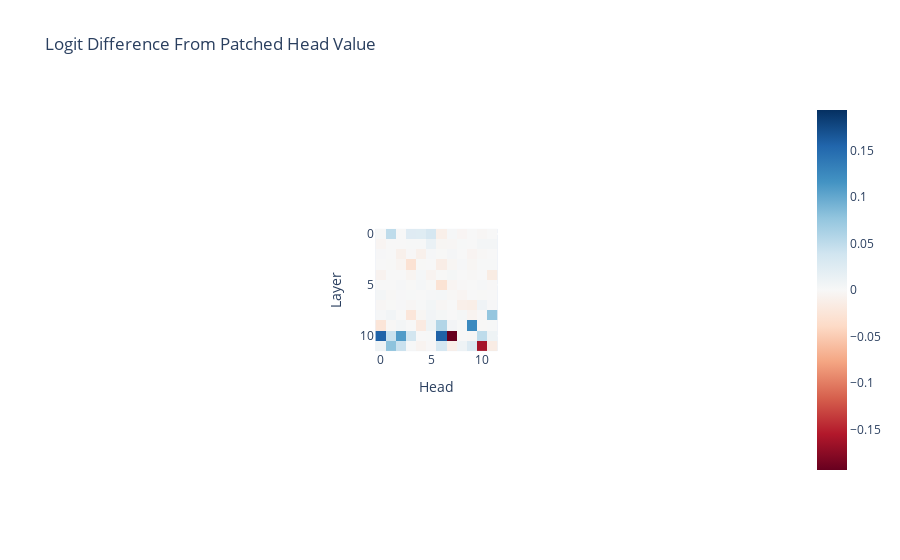

Write notebook code for a chart like this one.
### Code cell
imshow(
    patched_head_v_diff,
    title="Logit Difference From Patched Head Value",
    labels={"x": "Head", "y": "Layer"},
)

### Figure 1 — Plotly figure (JSON) as saved in the notebook; plotly's stock layout.template omitted (floating-point values rounded to 4 significant figures; data arrays with more than 128 entries replaced by an {"elided": "..."} marker saying what was removed)
{"data": [{"coloraxis": "coloraxis", "hovertemplate": "Head: %{x}<br>Layer: %{y}<br>color: %{z}<extra></extra>", "name": "0", "type": "heatmap", "xaxis": "x", "yaxis": "y", "z": {"elided": "12x12 float values"}}], "layout": {"autosize": true, "coloraxis": {"cmid": 0, "colorscale": [[0, "rgb(103,0,31)"], [0.1, "rgb(178,24,43)"], [0.2, "rgb(214,96,77)"], [0.3, "rgb(244,165,130)"], [0.4, "rgb(253,219,199)"], [0.5, "rgb(247,247,247)"], [0.6, "rgb(209,229,240)"], [0.7, "rgb(146,197,222)"], [0.8, "rgb(67,147,195)"], [0.9, "rgb(33,102,172)"], [1, "rgb(5,48,97)"]]}, "title": {"text": "Logit Difference From Patched Head Value"}, "xaxis": {"anchor": "y", "autorange": true, "constrain": "domain", "domain": [0.4143, 0.5857], "range": [-0.5, 11.5], "scaleanchor": "y", "title": {"text": "Head"}}, "yaxis": {"anchor": "x", "autorange": true, "constrain": "domain", "domain": [0, 1], "range": [11.5, -0.5], "title": {"text": "Layer"}}}}
